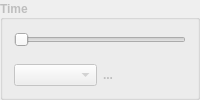
          <widget class="QGroupBox" name="groupBox_time">
           <property name="enabled">
            <bool>false</bool>
           </property>
           <property name="sizePolicy">
            <sizepolicy hsizetype="Expanding" vsizetype="Fixed">
             <horstretch>0</horstretch>
             <verstretch>0</verstretch>
            </sizepolicy>
           </property>
           <property name="minimumSize">
            <size>
             <width>0</width>
             <height>0</height>
            </size>
           </property>
           <property name="maximumSize">
            <size>
             <width>16777215</width>
             <height>16777215</height>
            </size>
           </property>
           <property name="font">
            <font>
             <weight>75</weight>
             <bold>true</bold>
            </font>
           </property>
           <property name="title">
            <string>Time</string>
           </property>
           <property name="alignment">
            <set>Qt::AlignLeading|Qt::AlignLeft|Qt::AlignVCenter</set>
           </property>
           <property name="flat">
            <bool>false</bool>
           </property>
           <layout class="QGridLayout" name="gridLayout_10">
            <property name="sizeConstraint">
             <enum>QLayout::SetDefaultConstraint</enum>
            </property>
            <property name="topMargin">
             <number>2</number>
            </property>
            <property name="bottomMargin">
             <number>2</number>
            </property>
            <item row="0" column="0" colspan="2">
             <widget class="QSlider" name="horizontalSlider_time">
              <property name="enabled">
               <bool>false</bool>
              </property>
              <property name="sizePolicy">
               <sizepolicy hsizetype="Preferred" vsizetype="Fixed">
                <horstretch>0</horstretch>
                <verstretch>0</verstretch>
               </sizepolicy>
              </property>
              <property name="minimumSize">
               <size>
                <width>0</width>
                <height>20</height>
               </size>
              </property>
              <property name="orientation">
               <enum>Qt::Horizontal</enum>
              </property>
             </widget>
            </item>
            <item row="1" column="0">
             <widget class="QComboBox" name="comboBox_time">
              <property name="enabled">
               <bool>false</bool>
              </property>
              <property name="sizePolicy">
               <sizepolicy hsizetype="Preferred" vsizetype="Fixed">
                <horstretch>0</horstretch>
                <verstretch>0</verstretch>
               </sizepolicy>
              </property>
              <property name="minimumSize">
               <size>
                <width>0</width>
                <height>20</height>
               </size>
              </property>
             </widget>
            </item>
            <item row="1" column="1">
             <widget class="QLabel" name="label_time">
              <property name="sizePolicy">
               <sizepolicy hsizetype="Preferred" vsizetype="Preferred">
                <horstretch>0</horstretch>
                <verstretch>0</verstretch>
               </sizepolicy>
              </property>
              <property name="minimumSize">
               <size>
                <width>0</width>
                <height>0</height>
               </size>
              </property>
              <property name="text">
               <string>...</string>
              </property>
             </widget>
            </item>
           </layout>
          </widget>
